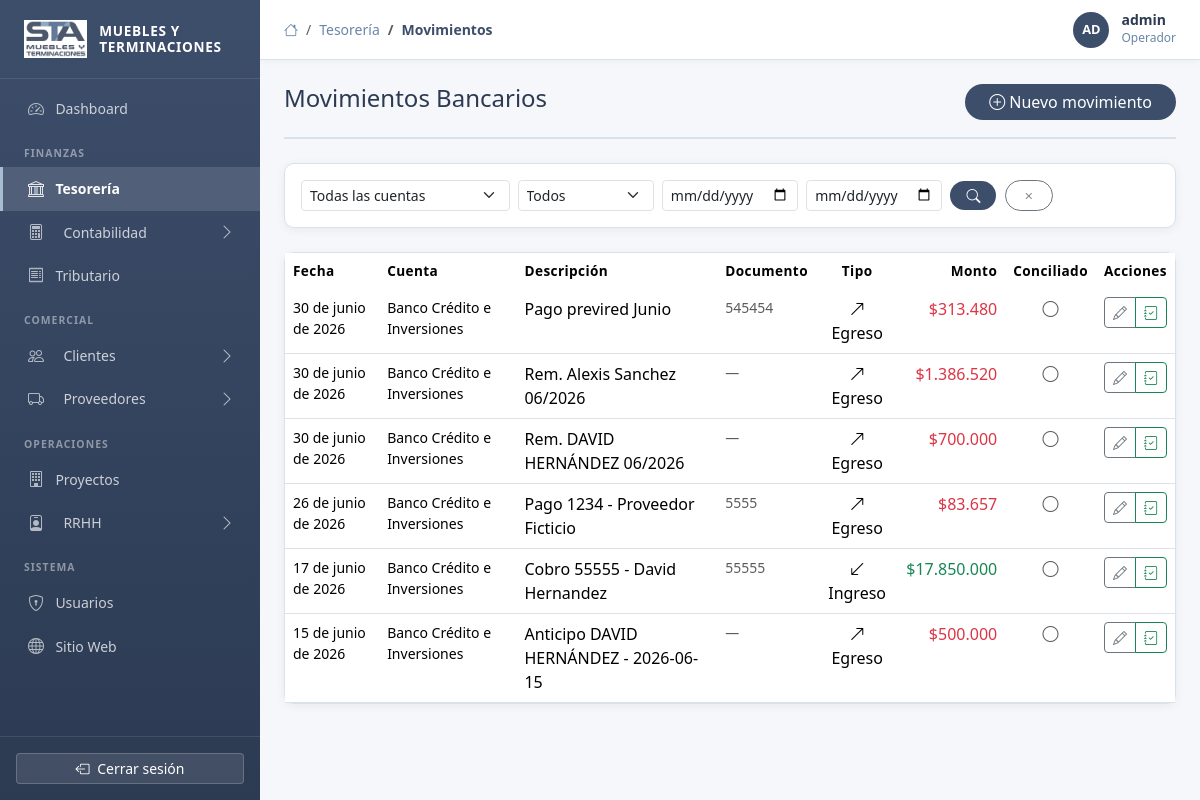
/gestion/tesoreria/movimientos/ (signed in), run on the app's committed database.
### apps/accounts/models.py (models this page shows, shortened)
class CustomUser(AbstractUser):
    ROL_CHOICES = [
        ('admin', 'Administrador'),
        ('gerente', 'Gerente'),
        ('contador', 'Contador'),
        ('rrhh', 'Recursos Humanos'),
        ('tesorero', 'Tesorero'),
        ('vendedor', 'Vendedor'),
        ('operador', 'Operador'),
        ('solo_lectura', 'Solo Lectura'),
    ]
    rol = models.CharField(max_length=20, choices=ROL_CHOICES, default='operador', verbose_name='Rol')
    cargo = models.CharField(max_length=100, blank=True, verbose_name='Cargo')
    telefono = models.CharField(max_length=20, blank=True, verbose_name='Teléfono')
    avatar = models.ImageField(upload_to='avatars/', null=True, blank=True, verbose_name='Avatar')
    class Meta:
        verbose_name = 'Usuario'
        verbose_name_plural = 'Usuarios'
    @property
    def nombre_display(self):
        return self.get_full_name() or self.username

### apps/tesoreria/models.py (models this page shows, shortened)
class MovimientoBancario(TimeStampedModel):
    TIPO_CHOICES = [
        ('ingreso', 'Ingreso'),
        ('egreso', 'Egreso'),
    ]
    cuenta = models.ForeignKey(
        CuentaBancaria, on_delete=models.PROTECT,
        related_name='movimientos', verbose_name='Cuenta bancaria'
    )
    fecha = models.DateField(verbose_name='Fecha')
    tipo = models.CharField(max_length=10, choices=TIPO_CHOICES, verbose_name='Tipo')
    monto = models.DecimalField(max_digits=15, decimal_places=2, verbose_name='Monto')
    descripcion = models.CharField(max_length=300, verbose_name='Descripción')
    cuenta_contable = models.ForeignKey(
        'contabilidad.PlanCuentas', null=True, blank=True,
        on_delete=models.SET_NULL, verbose_name='Cuenta contable'
    )
    proyecto = models.ForeignKey(
        'proyectos.Proyecto', null=True, blank=True,
        on_delete=models.SET_NULL, verbose_name='Proyecto'
    )
    documento = models.CharField(max_length=50, blank=True, verbose_name='N° Documento')
    conciliado = models.BooleanField(default=False, verbose_name='Conciliado')
    class Meta:
        verbose_name = 'Movimiento Bancario'
        verbose_name_plural = 'Movimientos Bancarios'
        ordering = ['-fecha', '-creado_en']

class CuentaBancaria(TimeStampedModel):
    banco = models.ForeignKey(Banco, on_delete=models.PROTECT, related_name='cuentas', verbose_name='Banco')
    numero = models.CharField(max_length=30, verbose_name='Número de cuenta')
    tipo = models.CharField(max_length=20, choices=TIPO_CHOICES, default='corriente', verbose_name='Tipo')
    descripcion = models.CharField(max_length=100, blank=True, verbose_name='Descripción')
    saldo_inicial = models.DecimalField(max_digits=15, decimal_places=2, default=0, verbose_name='Saldo inicial')
    activa = models.BooleanField(default=True, verbose_name='Activa')
    cuenta_contable = models.ForeignKey(
        'contabilidad.PlanCuentas', null=True, blank=True,
        on_delete=models.SET_NULL, verbose_name='Cuenta Contable',
        help_text='Cuenta del plan de cuentas que representa esta cuenta bancaria.'
    )
    class Meta:
        verbose_name = 'Cuenta Bancaria'
        verbose_name_plural = 'Cuentas Bancarias'
        unique_together = ('banco', 'numero')

class Banco(TimeStampedModel):
    nombre = models.CharField(max_length=100, verbose_name='Nombre del Banco')
    codigo = models.CharField(max_length=10, unique=True, verbose_name='Código banco')
    class Meta:
        verbose_name = 'Banco'
        verbose_name_plural = 'Bancos'
        ordering = ['nombre']

### apps/tesoreria/views.py (the view)
# urls.py: path('movimientos/', views.MovimientoListView.as_view(), name='movimiento_list'),
class MovimientoListView(GestionMixin, ListView):
    model = MovimientoBancario
    template_name = 'admin/tesoreria/movimiento_list.html'
    context_object_name = 'movimientos'
    paginate_by = 30
    def get_queryset(self):
        qs = MovimientoBancario.objects.select_related('cuenta__banco', 'proyecto')
        cuenta_id = self.request.GET.get('cuenta')
        if cuenta_id:
            qs = qs.filter(cuenta_id=cuenta_id)
        tipo = self.request.GET.get('tipo')
        if tipo:
            qs = qs.filter(tipo=tipo)
        return qs.order_by('-fecha', '-creado_en')
    def get_context_data(self, **kwargs):
        ctx = super().get_context_data(**kwargs)
        ctx['cuentas'] = CuentaBancaria.objects.select_related('banco').filter(activa=True)
        ctx['titulo'] = 'Movimientos Bancarios'
        return ctx

### templates/admin/tesoreria/movimiento_list.html (shortened to what this page needs)
{% extends 'base_admin.html' %}
{% load custom_tags %}
{% block breadcrumb %}
  <li class="breadcrumb-item"><a href="{% url 'tesoreria:resumen' %}">Tesorería</a></li>
  <li class="breadcrumb-item active">Movimientos</li>
{% endblock %}
{% block content %}
<div class="page-header">
  <h4 class="page-title">Movimientos Bancarios</h4>
  <a href="{% url 'tesoreria:movimiento_create' %}" class="btn btn-sta rounded-pill px-4">
    <i class="bi bi-plus-circle me-1"></i>Nuevo movimiento
  </a>
</div>
<div class="card-sta p-3 mb-4">
  <form method="get" class="row g-2 align-items-end">
    <div class="col-sm-3">
      <select name="cuenta" class="form-select form-select-sm">
        <option value="">Todas las cuentas</option>
      </select>
    </div>
    <div class="col-sm-2">
      <select name="tipo" class="form-select form-select-sm">
        <option value="">Todos</option>
      </select>
    </div>
    <div class="col-sm-2">
      <input type="date" name="desde" class="form-control form-control-sm" value="{{ request.GET.desde }}" placeholder="Desde">
    </div>
    <div class="col-sm-2">
      <input type="date" name="hasta" class="form-control form-control-sm" value="{{ request.GET.hasta }}" placeholder="Hasta">
    </div>
    <div class="col-auto">
      <button type="submit" class="btn btn-sta btn-sm rounded-pill px-3"><i class="bi bi-search"></i></button>
      <a href="{% url 'tesoreria:movimiento_list' %}" class="btn btn-outline-secondary btn-sm rounded-pill px-3 ms-1"><i class="bi bi-x"></i></a>
    </div>
  </form>
</div>
<div class="card-sta p-0">
  <div class="table-responsive">
    <table class="table table-sta mb-0">
      <thead>
        <tr>
          <th>Fecha</th><th>Cuenta</th><th>Descripción</th><th>Documento</th>
          <th class="text-center">Tipo</th><th class="text-end">Monto</th>
          <th class="text-center">Conciliado</th><th class="text-center">Acciones</th>
        </tr>
      </thead>
      <tbody>
        {% for m in movimientos %}
        <tr>
          <td class="small">{{ m.fecha }}</td>
          <td class="small">{{ m.cuenta.banco.nombre }}</td>
          <td>{{ m.descripcion|truncatechars:45 }}</td>
          <td class="small text-muted">{{ m.documento|default:"—" }}</td>
          <td class="text-center">
            {% if m.tipo == 'ingreso' %}
              <span class="badge-estado activo"><i class="bi bi-arrow-down-left"></i> Ingreso</span>
            {% else %}
              <span class="badge-estado vencida"><i class="bi bi-arrow-up-right"></i> Egreso</span>
            {% endif %}
          </td>
          <td class="text-end fw-700 {% if m.tipo == 'ingreso' %}text-success{% else %}text-danger{% endif %}">
            {{ m.monto|moneda_chilena }}
          </td>
          <td class="text-center">
            {% if m.conciliado %}<i class="bi bi-check-circle-fill text-success"></i>
            {% else %}<i class="bi bi-circle text-muted"></i>{% endif %}
          </td>
          <td class="text-center">
            <div class="btn-group btn-group-sm">
              <a href="{% url 'tesoreria:movimiento_update' m.pk %}" class="btn btn-outline-secondary btn-sm" title="Editar">
                <i class="bi bi-pencil"></i>
              </a>
              {% with asiento=m.asientos.all|dictsort:"numero"|last %}
                {% if asiento and asiento.estado != 'anulado' %}
                  <a href="{% url 'contabilidad:asiento_detail' asiento.pk %}" class="btn btn-outline-success btn-sm" title="Ver asiento {{ asiento.numero }}">
                    <i class="bi bi-journal-check"></i>
                  </a>
                {% endif %}
              {% endwith %}
            </div>
          </td>
        </tr>
        {% empty %}
        <tr><td colspan="8" class="text-center text-muted py-4">No hay movimientos registrados.</td></tr>
        {% endfor %}
      </tbody>
    </table>
  </div>
</div>
{% endblock %}

### templates/base_admin.html (shortened to what this page needs)
{% load static %}
<!DOCTYPE html>
<html lang="es">
<head>
  <link href="https://cdn.jsdelivr.net/npm/bootstrap@5.3.3/dist/css/bootstrap.min.css" rel="stylesheet">
  <link href="https://cdn.jsdelivr.net/npm/bootstrap-icons@1.11.3/font/bootstrap-icons.min.css" rel="stylesheet">
  <link rel="stylesheet" href="{% static 'css/main.css' %}">
  <link rel="stylesheet" href="{% static 'css/admin.css' %}">
</head>
<body>
<div class="admin-wrapper">
  <aside class="admin-sidebar" id="adminSidebar">
    <div class="sidebar-brand">
      {% if logo_exists %}
        <img src="{% static 'img/logo.png' %}" alt="STA">
      {% else %}
        <div style="width:38px;height:38px;background:rgba(255,255,255,0.15);border-radius:8px;display:flex;align-items:center;justify-content:center;font-weight:800;font-size:1rem;color:white;">STA</div>
      {% endif %}
      <span>Muebles y<br>Terminaciones</span>
    </div>
    <nav class="flex-grow-1 py-2 overflow-auto">
      <a href="{% url 'dashboard:index' %}" class="nav-link {% if request.resolver_match.namespace == 'dashboard' %}active{% endif %}">
        <i class="bi bi-speedometer2"></i> Dashboard
      </a>
      <div class="nav-section-title">Finanzas</div>
      <a href="{% url 'tesoreria:resumen' %}" class="nav-link {% if request.resolver_match.namespace == 'tesoreria' %}active{% endif %}">
        <i class="bi bi-bank"></i> Tesorería
      </a>
      <a class="nav-link nav-group-toggle d-flex align-items-center {% if request.resolver_match.namespace != 'contabilidad' %}collapsed{% endif %}"
         data-bs-toggle="collapse" href="#nav-contabilidad" role="button"
         aria-expanded="{% if request.resolver_match.namespace == 'contabilidad' %}true{% else %}false{% endif %}">
        <i class="bi bi-calculator me-2"></i><span>Contabilidad</span>
        <i class="bi bi-chevron-down nav-chevron ms-auto"></i>
      </a>
      <a href="{% url 'tributario:resumen' %}" class="nav-link {% if request.resolver_match.namespace == 'tributario' %}active{% endif %}">
        <i class="bi bi-receipt"></i> Tributario
      </a>
      <div class="nav-section-title">Comercial</div>
      <a class="nav-link nav-group-toggle d-flex align-items-center {% if request.resolver_match.namespace != 'clientes' %}collapsed{% endif %}"
         data-bs-toggle="collapse" href="#nav-clientes" role="button"
         aria-expanded="{% if request.resolver_match.namespace == 'clientes' %}true{% else %}false{% endif %}">
        <i class="bi bi-people me-2"></i><span>Clientes</span>
        <i class="bi bi-chevron-down nav-chevron ms-auto"></i>
      </a>
      <a class="nav-link nav-group-toggle d-flex align-items-center {% if request.resolver_match.namespace != 'proveedores' %}collapsed{% endif %}"
         data-bs-toggle="collapse" href="#nav-proveedores" role="button"
         aria-expanded="{% if request.resolver_match.namespace == 'proveedores' %}true{% else %}false{% endif %}">
        <i class="bi bi-truck me-2"></i><span>Proveedores</span>
        <i class="bi bi-chevron-down nav-chevron ms-auto"></i>
      </a>
      <div class="nav-section-title">Operaciones</div>
      <a href="{% url 'proyectos:proyecto_list' %}" class="nav-link {% if request.resolver_match.namespace == 'proyectos' %}active{% endif %}">
        <i class="bi bi-building"></i> Proyectos
      </a>
      <a class="nav-link nav-group-toggle d-flex align-items-center {% if request.resolver_match.namespace != 'rrhh' %}collapsed{% endif %}"
         data-bs-toggle="collapse" href="#nav-rrhh" role="button"
         aria-expanded="{% if request.resolver_match.namespace == 'rrhh' %}true{% else %}false{% endif %}">
        <i class="bi bi-person-badge me-2"></i><span>RRHH</span>
        <i class="bi bi-chevron-down nav-chevron ms-auto"></i>
      </a>
      <div class="nav-section-title">Sistema</div>
      <a href="{% url 'accounts:usuario_list' %}" class="nav-link {% if request.resolver_match.namespace == 'accounts' and request.resolver_match.url_name == 'usuario_list' %}active{% endif %}">
        <i class="bi bi-shield-lock"></i> Usuarios
      </a>
      <a href="{% url 'web:index' %}" class="nav-link" target="_blank">
        <i class="bi bi-globe"></i> Sitio Web
      </a>
    </nav>
    <div class="p-3 border-top" style="border-color:rgba(255,255,255,0.1)!important;">
      <form method="post" action="{% url 'accounts:logout' %}">
        <button type="submit" class="btn btn-sm w-100 text-white" style="background:rgba(255,255,255,0.1);border:1px solid rgba(255,255,255,0.2);">
          <i class="bi bi-box-arrow-left me-1"></i> Cerrar sesión
        </button>
      </form>
    </div>
  </aside>
  <div class="admin-content">
    <header class="admin-topbar">
      <div class="d-flex align-items-center gap-3">
        <nav aria-label="breadcrumb">
          <ol class="breadcrumb mb-0">
            <li class="breadcrumb-item"><a href="{% url 'dashboard:index' %}"><i class="bi bi-house"></i></a></li>
            {% block breadcrumb %}{% endblock %}
          </ol>
        </nav>
      </div>
      <div class="topbar-user">
        {% if user.is_authenticated %}
          <div class="avatar">{{ user.nombre_display|slice:":2"|upper }}</div>
          <div class="d-none d-md-block">
            <div class="fw-600" style="line-height:1.2;">{{ user.nombre_display }}</div>
            <div style="font-size:.75rem;color:var(--sta-steel);">{{ user.get_rol_display }}</div>
          </div>
        {% endif %}
      </div>
    </header>
    <main class="admin-main">
      {% block content %}{% endblock %}
    </main>
  </div>
</div>
</body>
</html>

### data on the page
CustomUser: nombre_display "AD", nombre_display "admin", rol "Operador"
MovimientoBancario: fecha "30 de junio de 2026", cuenta.banco.nombre "Banco Crédito e Inversiones", descripcion "Pago previred Junio", documento "545454", tipo "egreso" (drawn), monto|moneda_chilena "$313.480", conciliado False (drawn)
MovimientoBancario: fecha "30 de junio de 2026", cuenta.banco.nombre "Banco Crédito e Inversiones", descripcion "Rem. Alexis Sanchez 06/2026", documento "—", tipo "egreso" (drawn), monto|moneda_chilena "$1.386.520", conciliado False (drawn)
MovimientoBancario: fecha "30 de junio de 2026", cuenta.banco.nombre "Banco Crédito e Inversiones", descripcion "Rem. DAVID HERNÁNDEZ 06/2026", documento "—", tipo "egreso" (drawn), monto|moneda_chilena "$700.000", conciliado False (drawn)
MovimientoBancario: fecha "26 de junio de 2026", cuenta.banco.nombre "Banco Crédito e Inversiones", descripcion "Pago 1234 - Proveedor Ficticio", documento "5555", tipo "egreso" (drawn), monto|moneda_chilena "$83.657", conciliado False (drawn)
MovimientoBancario: fecha "17 de junio de 2026", cuenta.banco.nombre "Banco Crédito e Inversiones", descripcion "Cobro 55555 - David Hernandez", documento "55555", tipo "ingreso" (drawn), monto|moneda_chilena "$17.850.000", conciliado False (drawn)
MovimientoBancario: fecha "15 de junio de 2026", cuenta.banco.nombre "Banco Crédito e Inversiones", descripcion "Anticipo DAVID HERNÁNDEZ - 2026-06-15", documento "—", tipo "egreso" (drawn), monto|moneda_chilena "$500.000", conciliado False (drawn)
